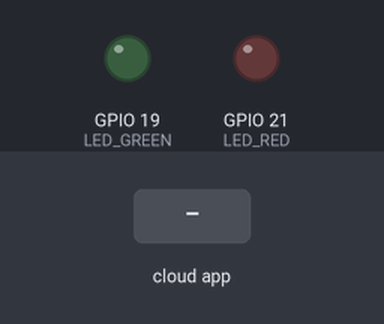
The sketch below on a simulated ESP32. On the bench: output pins drawn as LEDs (lit = HIGH). The inputs (shaded band) are chosen by the test bench. WiFi joins after 1.5 s; servers stay silent unless stated; no MQTT or app messages arrive unless stated; what the sketch prints to the serial monitor is not drawn.

Above: at 2.7 s.
2.8 s: the phone or cloud app sets fucks to ON
At 3.6 s:
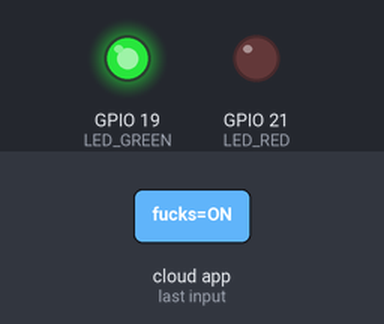
4.3 s: the phone or cloud app sets ledverde to ON
At 4.6 s:
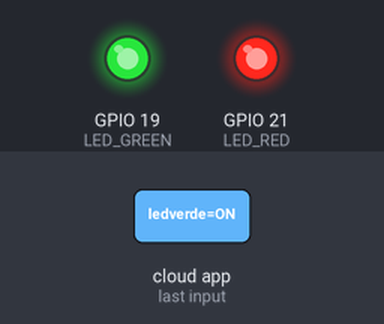
Timing chart, 0 to 7.3 s (numbered marks = the images above; inputs shaded):
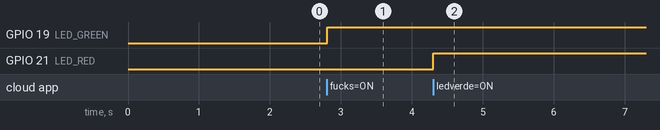

The sketch:

ProgramaESP32.ino
```cpp
#include <TFT_eSPI.h>
#include <SPI.h>
#include <Wire.h>
#include <WiFi.h>
#include "Adafruit_MQTT.h"
#include "Adafruit_MQTT_Client.h"


#define WLAN_SSID       "TURBONETT_F895FB"
#define WLAN_PASS       "795C90366B"
#define AIO_SERVER      "io.adafruit.com"
#define AIO_SERVERPORT  1883
#define AIO_USERNAME    "men18300"
#define AIO_KEY         "aio_jdTp83i1XFRIGRVXa8wFhdnx1bGO"

#define BUTTON1   35
#define BUTTON2   0
#define LED_GREEN 19
#define LED_RED   21
#define RXD2 16
#define TXD2 17

#define FF17 &FreeSans9pt7b
#define FF21 &FreeSansBold9pt7b
#define ROW1 0,16
#define ROW2 0,38
#define ROW3 0,60
#define ROW4 0,82
#define ROW5 0,104
#define ROW6 0,126


WiFiClient client;

// Setup the MQTT client class by passing in the WiFi client and MQTT server and login details.
Adafruit_MQTT_Client mqtt(&client, AIO_SERVER, AIO_SERVERPORT, AIO_USERNAME, AIO_KEY);
Adafruit_MQTT_Subscribe ledControl = Adafruit_MQTT_Subscribe(&mqtt, AIO_USERNAME "/feeds/fucks");
Adafruit_MQTT_Subscribe ledVerde = Adafruit_MQTT_Subscribe(&mqtt, AIO_USERNAME "/feeds/ledverde");
Adafruit_MQTT_Publish temperature = Adafruit_MQTT_Publish(&mqtt, AIO_USERNAME "/feeds/temperature");


//////////////////////////////////////////////////////////////////////////////////////////////
Adafruit_MQTT_Publish AxADAFRUIT = Adafruit_MQTT_Publish(&mqtt, AIO_USERNAME "/feeds/Ax");
Adafruit_MQTT_Publish AyADAFRUIT = Adafruit_MQTT_Publish(&mqtt, AIO_USERNAME "/feeds/Ay");
Adafruit_MQTT_Publish AzADAFRUIT = Adafruit_MQTT_Publish(&mqtt, AIO_USERNAME "/feeds/Az");
////////////////////////////////////////////////////////////////////////////////////////////////

//HardwareSerial Serial2(2);
void setup()
{
  pinMode(BUTTON1, INPUT_PULLUP);
  pinMode(BUTTON2, INPUT_PULLUP);
  pinMode(LED_GREEN, OUTPUT);
  pinMode(LED_RED, OUTPUT);

  Serial2.begin(9600, SERIAL_8N1, RXD2, TXD2);
  Serial.begin(115200);


  while (!Serial);
  while (!Serial2);

  // Connect to WiFi access point.
  Serial.println(); Serial.println();
  Serial.print("Connecting to ");
  Serial.println(WLAN_SSID);


  WiFi.begin(WLAN_SSID, WLAN_PASS);
  while (WiFi.status() != WL_CONNECTED) {
    delay(500);
    Serial.print(".");
  }

  Serial.println();
  Serial.println("WiFi connected");
  Serial.println("IP address: "); Serial.println(WiFi.localIP());


  mqtt.subscribe(&ledControl);
  mqtt.subscribe(&ledVerde);
}

float ambientCelsius = 0.0;
float objectCelsius = 0.0;

void loop()
{


  MQTT_connect();

  Adafruit_MQTT_Subscribe *subscription;

  while ((subscription = mqtt.readSubscription(5000))) {
    if (subscription == &ledControl) {
      Serial.print(F("Got: "));
      Serial.println((char *)ledControl.lastread);

      if (!strcmp((char*) ledControl.lastread, "ON")) {
        digitalWrite(LED_GREEN, HIGH);
        Serial2.write(0x0D);

      }
      else {
        digitalWrite(LED_GREEN, LOW);
        Serial2.write(0x0C);
      }
    }
    else if (subscription == &ledVerde) {
      Serial.print(F("Got: "));
      Serial.println((char *)ledVerde.lastread);

      if (!strcmp((char*) ledVerde.lastread, "ON")) {
        digitalWrite(LED_RED, HIGH);
        Serial2.write(57);

      }
      else {
        digitalWrite(LED_RED, LOW);
        Serial2.write(58);
      }
    }


  }

  ///////////////////////////////////////////////
  //Intentando comunicarme con el PIc

  //while (Serial2.available()>0) {
  //    int conteo=Serial2.read();
  //    char conteo1=Serial2.read();
  //    Serial.print("\n  Recibiendo conteo->");
  //    Serial.print(conteo);
  //    Serial.print("\n  Recibiendo conteo1->");
  //    Serial.print(conteo1);
  //    delay(200);
  //  }

  //////////////////////////////////////////////////

  //    Serial.write(48);
  //    delay(2000);
  //    Serial.write(49);
  //    delay(2000);
  //    Serial.write(50);
  //    delay(2000);
  //    Serial.write(51);
  //    delay(2000);
  //    Serial.write(52);
  //    delay(2000);

  //
  //while (Serial1.available()>0) {
  //    int conteo=Serial1.read();
  //    Serial.print("\n  Recibiendo conteo->");
  //    Serial.print(conteo);
  //    delay(200);
  //  }


  //////////////////////////////////////////////////////////
 // int conteo = Serial2.read();
  //   Serial.print(conteo);
  //   delay (200);

//  ambientCelsius = conteo;
 // objectCelsius = conteo;


  Serial.print(F("\nSending Aceloremeter value "));
  int conteo=Serial2.read();
  Serial.print(conteo);
  delay (200);
  Serial.print("…");

  /////////////////////////////////////////////////////////////

  ///////////////////////////////////////////////
  //Intentando comunicarme con el PIc parte 2

  //while (Serial2.available()>0) {
  //    int conteo=Serial2.read();
  //    char conteo1=Serial2.read();
  //    Serial.print("\n  Recibiendo conteo->");
  //    Serial.print(conteo);
  //    Serial.print("\n  Recibiendo conteo1->");
  //    Serial.print(conteo1);
  //    delay(200);
  //  }

  //////////////////////////////////////////////////


//  while (1){
//    if (Serial2.available()>0){
//  Serial.print((Serial2.read()));
//  Serial.print("\n");
//  }}

  /////////////////////////////////////////////////////
  if (conteo == 6) {
    int Ax = Serial2.read();
    if (!AxADAFRUIT.publish(Ax)) {
      Serial.println(F("Failed sending Ax"));
    }
    else {
      Serial.println(F("OK! sending Ax "));
      Serial.print(Ax);
    }


  }
  else if (conteo == 24) {
    int Ay = Serial2.read();
    if (!AyADAFRUIT.publish(Ay)) {
      Serial.println(F("Failed sending Ay" ));
    }
    else {
      Serial.println(F("OK! sending Ay"));
      Serial.print(Ay);
    }


  }
  else if (conteo == 30) {
    int Az = Serial2.read();
    if (!AzADAFRUIT.publish(Az)) {
      Serial.println(F("Failed sending Az"));

    }
    else {
      Serial.println(F("OK! sending Az"));
      Serial.print(Az);
    }


  }

  ///////////////////////////////////////////////////////////////////
  //
  //    if (!temperature.publish(objectCelsius)) {
  //      Serial.println(F("Failed"));
  //    }
  //    else {
  //      Serial.println(F("OK!"));
  //    }
  //
}


void MQTT_connect()
{
  int8_t ret;

  // Stop if already connected.
  if (mqtt.connected()) {
    return;
  }

  Serial.print("Connecting to MQTT… ");

  uint8_t retries = 3;

  while ((ret = mqtt.connect()) != 0) { // connect will return 0 for connected
    Serial.println(mqtt.connectErrorString(ret));
    Serial.println("Retrying MQTT connection in 5 seconds…");
    mqtt.disconnect();

    delay(5000); // wait 5 seconds

    -retries;
    if (retries == 0) {
      // basically die and wait for WDT to reset me
      while (1);
    }
  }

  Serial.println("MQTT Connected!");
}
```

Measured:
- after the input at 2.8 s, GPIO 19 (LED_GREEN): LOW → HIGH at once
- after the input at 4.3 s, GPIO 21 (LED_RED): LOW → HIGH at once
